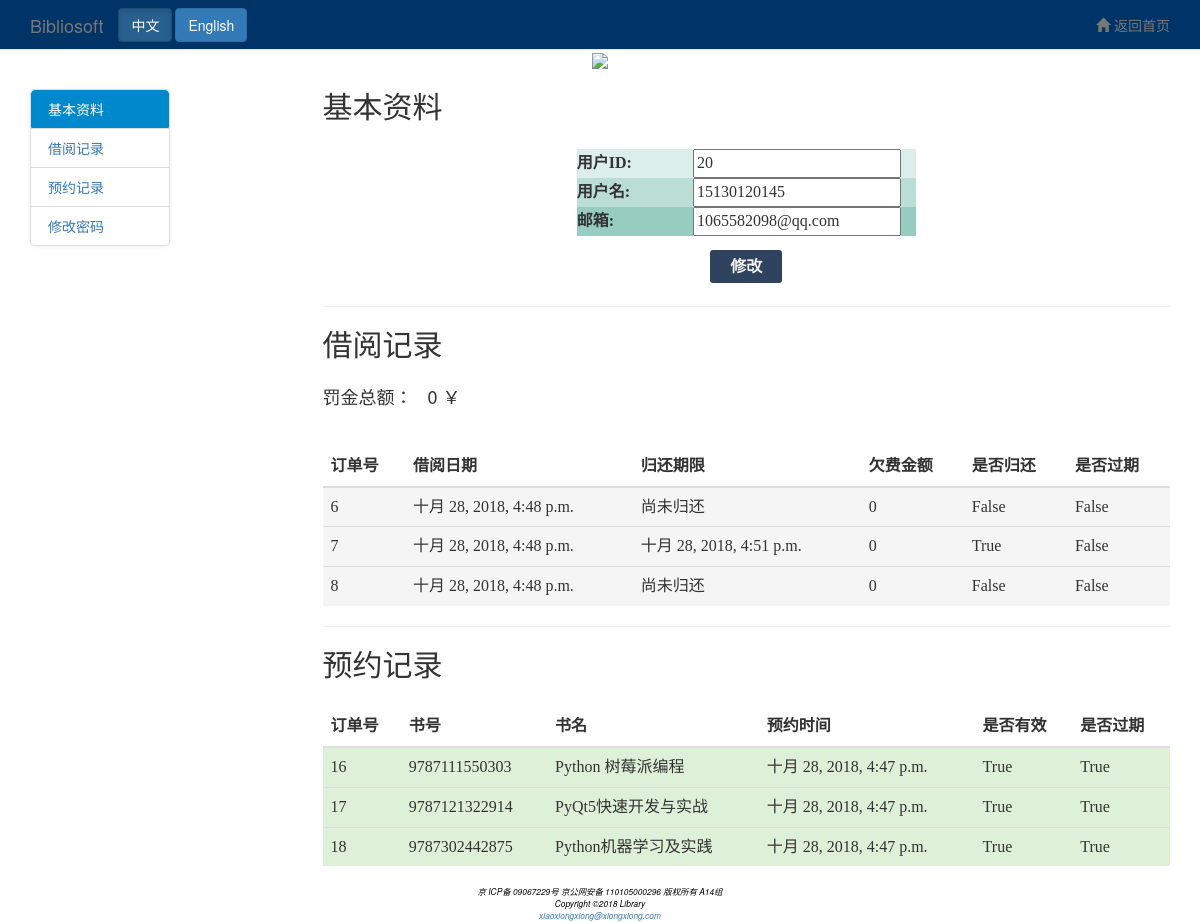
Page /user_message/ (signed in) on the committed database.
### reader/models.py (models this page shows, shortened)
class User(models.Model):
    user_id = models.IntegerField(auto_created=True, primary_key=True)
    email = models.CharField(max_length=100, null=False)
    borrow_num = models.IntegerField(default=0)
    user_name = models.CharField(max_length=20, null=False)
    deposit = models.BooleanField(default=False)
    password = models.CharField(max_length=20, null=False)

### librarian/models.py (models this page shows, shortened)
class BorrowOrder(models.Model):
    order_id = models.IntegerField(auto_created=True, primary_key=True)
    user = models.ForeignKey(User, related_name="borrow_order_user")
    book = models.ForeignKey(AllBook, related_name="borrow_order_book")
    borrow_time = models.DateTimeField(null=False)
    debt = models.IntegerField(default=0)
    return_time = models.DateTimeField(null=True)
    is_return = models.BooleanField(null=False)
    expire = models.BooleanField(default=False)
    last_count_time = models.DateTimeField(null=True)

class ReserveOrder(models.Model):
    order_id = models.IntegerField(primary_key=True)
    user = models.ForeignKey(User, related_name="reserve_order_user")
    book = models.ForeignKey(AllBook, related_name="reserve_order_book")
    isbn = models.ForeignKey(Book, related_name="reserve_order_isbn")
    borrow_time = models.DateTimeField(null=False)
    successful = models.BooleanField(null=False)
    expire = models.BooleanField(default=False)

class AllBook(models.Model):
    book_id = models.IntegerField(auto_created=True, primary_key=True)
    is_available = models.BooleanField(null=False, default=True)
    isbn = models.ForeignKey(Book, related_name="all_book_isbn")

class Book(models.Model):
    author = models.CharField(max_length=50)
    isbn = models.IntegerField(primary_key=True)
    total_num = models.IntegerField(null=False)
    available_num = models.IntegerField(null=False)
    book_name = models.CharField(max_length=100, null=False)
    type = models.CharField(max_length=20, null=False)
    place = models.CharField(max_length=50, null=False)
    image_url = models.CharField(max_length=100, default='None')
    price = models.CharField(max_length=100, default='100')

### reader/views.py (the view)
# urls.py: url(r'^user_message/$', reader_views.user_message, name="user_message"),
def user_message(request):
    username = request.session.get('username', "None")
    if username == "None":
        return HttpResponseRedirect(reverse("login"))
    try:
        user = User.objects.get(user_name=username)
        if user:
            borrow_order_list = BorrowOrder.objects.filter(user_id=user.user_id)
            reserve_order_list = ReserveOrder.objects.filter(user_id=user.user_id, )
            all_fine = 0
            for borrow_order in borrow_order_list:
                all_fine += borrow_order.debt
            return render(request, 'user_message.html', {'user_id': user.user_id,
                                                         'user_email': user.email,
                                                         'user_name': user.user_name,
                                                         'reserve_order_list': reserve_order_list,
                                                         'borrow_order_list': borrow_order_list,
                                                         'all_fine': all_fine
                                                         }
                          )
        else:
            return HttpResponseRedirect(reverse("login"))
    except:
        return HttpResponseRedirect(reverse("login"))

### reader/templates/user_message.html (shortened to what this page needs)
<!DOCTYPE html>
<html>
<head>
{% load i18n %}
    {% load static %}
    <link href="{% static 'css/bootstrap.min.css' %}" rel="stylesheet">
    <link href="{% static 'font/css/font-awesome.min.css' %}" rel="stylesheet">
</head>
<nav class="navbar navbar-default navbar-fixed-top" role="navigation" style="background-color: #003366;height:50px;">
    <div class="container">
        <div class="navbar-header">
            <a class="navbar-brand">Bibliosoft</a>
        </div>
        <div>
            <ul class="nav navbar-nav navbar-right" style="position:absolut; left:0px; top:0px">
                <li><a href="{% url 'index' %}"><span class="glyphicon glyphicon-home"></span> {% trans '返回首页' %}</a></li>
            </ul>
        </div>
        <div class="btn-group navbar-btn" data-toggle="buttons">
                <form action="{% url 'set_language' %}" method="post" id="lang">
                <label class="btn btn-primary active"  onclick="test('zh-hans')">
                    中文
                </label>
                <label class="btn btn-primary" onclick="test('en')">
                    English
                </label>
                </form>
            </div>
    </div>
</nav>
<body data-spy="scroll" data-target="#myScrollspy">
<form action="{% url 'set_language' %}" method="post">
</form>
	<div align="right" class="banner-content" style="display: block;">
		<a href="/"style=" font-size:16px;">{% trans '首页' %}</a>| <a href="/"style=" font-size:16px;" >{% trans '退出' %}</a>
	</div>
    <div style="text-align:center;"><img src="/static/images/book_logo.png" style="vertical-align:middle;" width="210"  /></div>
<div class="container">
    <div class="row">
        <div class="col-xs-3" id="myScrollspy">
            <ul class="nav nav-tabs nav-stacked" id="myNav">
                <li class="active"><a href="#section-1">{% trans '基本资料' %}</a></li>
                <li><a href="#section-2">{% trans '借阅记录' %}</a></li>
                <li><a href="#section-3">{% trans '预约记录' %}</a></li>
                <li><a href="{% url 'change_passwd' %}">{% trans '修改密码' %}</a></li>
            </ul>
        </div>
        <div class="col-xs-9 ">
            <h2 id="section-1" style="display:block; height:50px; width:350px">{% trans '基本资料' %}</h2>
	<form id="profile" class="setting-profile-form" method="POST" action=" ">
	 <table align="center"   width="40%" id="tab" >
         <tr class="t1"> <th width="30%" align="right">{% trans '用户ID' %}:</th> <td class="line30" align="center"><input align="center" type="text" value="{{ user_id  }}" name="user_id" placeholder="用户id" readonly /></td>
         <tr class="t2"> <th width="25%" align="right">{% trans '用户名' %}:</th> <td class="line30" align="center"><input  align="center" type="text" value="{{ user_name }}" name="user_name" id="user_name" placeholder="用户名" /></td>
         <tr class="t3"><th width="25%" align="right">{% trans '邮箱' %}:</th> <td class="line30" align="center"><input type="email" name="email" value="{{ user_email }}"  id="email" placeholder="邮箱"  /></td>
		</table>
    </form>
	<div id="login_click" align="center">
        <a id="btlogin" onclick="changeInfo()">{% trans '修改' %}</a>
    </div>
            <hr>
            <h2 id="section-2" style="display:block; height:50px; width:400px">{% trans  '借阅记录' %}</h2>
	<h4 style="display:block; height:50px; width:400px">{% trans  '罚金总额：' %}&nbsp;&nbsp;&nbsp;<span id="all_fine">{{ all_fine }}</span>&nbsp;￥</h4>
<table align="center" id="tab" width="300px"  class="table table-striped">
	<thead>
		<tr >
			<th align="center">{% trans '订单号' %}</th>
			<th align="center">{% trans '借阅日期' %}</th>
			<th align="center">{% trans '归还期限' %}</th>
			<th align="center">{% trans '欠费金额' %}</th>
			<th align="center">{%  trans '是否归还' %}</th>
            <th align="center">{%  trans '是否过期' %}</th>
		</tr>
	</thead>
	<tbody >
    {% for borrow_order in borrow_order_list %}
        {% if borrow_order.expire %}
        <tr class="success">
        {% else %}
        <tr class="active">
        {% endif %}
        <td >{{ borrow_order.order_id }}</td>
        <td >{{ borrow_order.borrow_time }}</td>
        {% if borrow_order.return_time == None %}
            <td>{% trans '尚未归还' %}</td>
        {% else %}
            <td>{{ borrow_order.return_time }}</td>
        {% endif %}
        <td >{{ borrow_order.debt }}</td>
        <td >{{ borrow_order.is_return }}</td>
        <td >{{ borrow_order.expire }}</td>
    {% endfor %}
	</tbody>
</table>
            <hr>
            <h2 id="section-3" style="display:block; height:50px; width:400px">{% trans '预约记录' %}</h2>
<table align="center" id="tab" width="300px"  class="table table-striped">
	<thead>
		<tr >
            <th align="center">{% trans '订单号' %}</th>
            <th align="center">{% trans '书号' %}</th>
            <th align="center">{% trans '书名' %}</th>
			<th align="center">{% trans '预约时间' %}</th>
			<th align="center">{% trans '是否有效' %}</th>
			<th align="center">{% trans '是否过期' %}</th>
		</tr>
	</thead>
	<tbody >
    {% for reserve_order in reserve_order_list %}
        {% if reserve_order.expire %}
        <tr class="success">
        {% else %}
        <tr class="active">
        {% endif %}
            <td>{{ reserve_order.order_id }}</td>
            <td>{{ reserve_order.book.isbn.isbn }}</td>
			<td >{{ reserve_order.book.isbn.book_name }}</td>
			<td>{{ reserve_order.borrow_time }}</td>
            <td>{{ reserve_order.successful }}</td>
            <td>{{ reserve_order.expire }}</td>
		</tr>
    {% endfor %}
	</tbody>
</table>
        </div>
    </div>
</div>
<footer style="color: #000000;font-weight: normal;font-size: .60em;font-style: italic;text-align: center;">
京 ICP备 09067229号   京公网安备 110105000296   版权所有 A14组
<br>
Copyright &copy;2018 Library
<br>
<a href="#">xiaoxiongxiong@xiongxiong.com</a>
</footer>
</body>
</html>

### reader/templates/user_message.html (style rules this page uses)
ul.nav-tabs { width: 140px; margin-top: 20px; border-radius: 4px; border: 1px solid #ddd; box-shadow: 0 1px 4px rgba(0, 0, 0, 0.067); }
ul.nav-tabs li { margin: 0; border-top: 1px solid #ddd; }
ul.nav-tabs li:first-child { border-top: none; }
ul.nav-tabs li a { margin: 0; padding: 8px 16px; border-radius: 0; }
ul.nav-tabs li.active a, ul.nav-tabs li.active a:hover { color: #fff; background: #0088cc; border: 1px solid #0088cc; }
ul.nav-tabs li:first-child a { border-radius: 4px 4px 0 0; }
ul.nav-tabs li:last-child a { border-radius: 0 0 4px 4px; }
div { display: block; }
tr.t1 { background:hsla(165,35%,50%,0.2);height:20px; }
tr.t2 { background:hsla(165,35%,50%,0.4);height:20px; }
tr.t3 { background:hsla(165,35%,50%,0.6);height:20px; }
#login_click { margin-top:20px; height:30px; }
#login_click a { text-decoration:none; background:#2f435e; color:#f2f2f2; padding: 8px 20px 8px 20px; font-size:16px; font-family: 微软雅黑,宋体,Arial,Helvetica,Verdana,sans-serif; font-weight:bold; border-radius:3px; -webkit-transition:all linear 0.30s; -moz-transition:all linear 0.30s; transition:all linear 0.30s; }
#tab { font-size:16px; font-family:楷体; text-algn:right; border-color:black; }

### rows in the picture
User: user_name "15130120145", email "1065582098@qq.com"
BorrowOrder: order_id "6", borrow_time "十月 28, 2018, 4:48 p.m.", debt "0", is_return "False", expire "False"
BorrowOrder: order_id "7", borrow_time "十月 28, 2018, 4:48 p.m.", return_time "十月 28, 2018, 4:51 p.m.", debt "0", is_return "True", expire "False"
BorrowOrder: order_id "8", borrow_time "十月 28, 2018, 4:48 p.m.", debt "0", is_return "False", expire "False"
ReserveOrder: order_id "16", book.isbn.isbn "9787111550303", book.isbn.book_name "Python 树莓派编程", borrow_time "十月 28, 2018, 4:47 p.m.", successful "True", expire "True"
ReserveOrder: order_id "17", book.isbn.isbn "9787121322914", book.isbn.book_name "PyQt5快速开发与实战", borrow_time "十月 28, 2018, 4:47 p.m.", successful "True", expire "True"
ReserveOrder: order_id "18", book.isbn.isbn "9787302442875", book.isbn.book_name "Python机器学习及实践", borrow_time "十月 28, 2018, 4:47 p.m.", successful "True", expire "True"

### other values in the picture
{{ all_fine }} "0"
